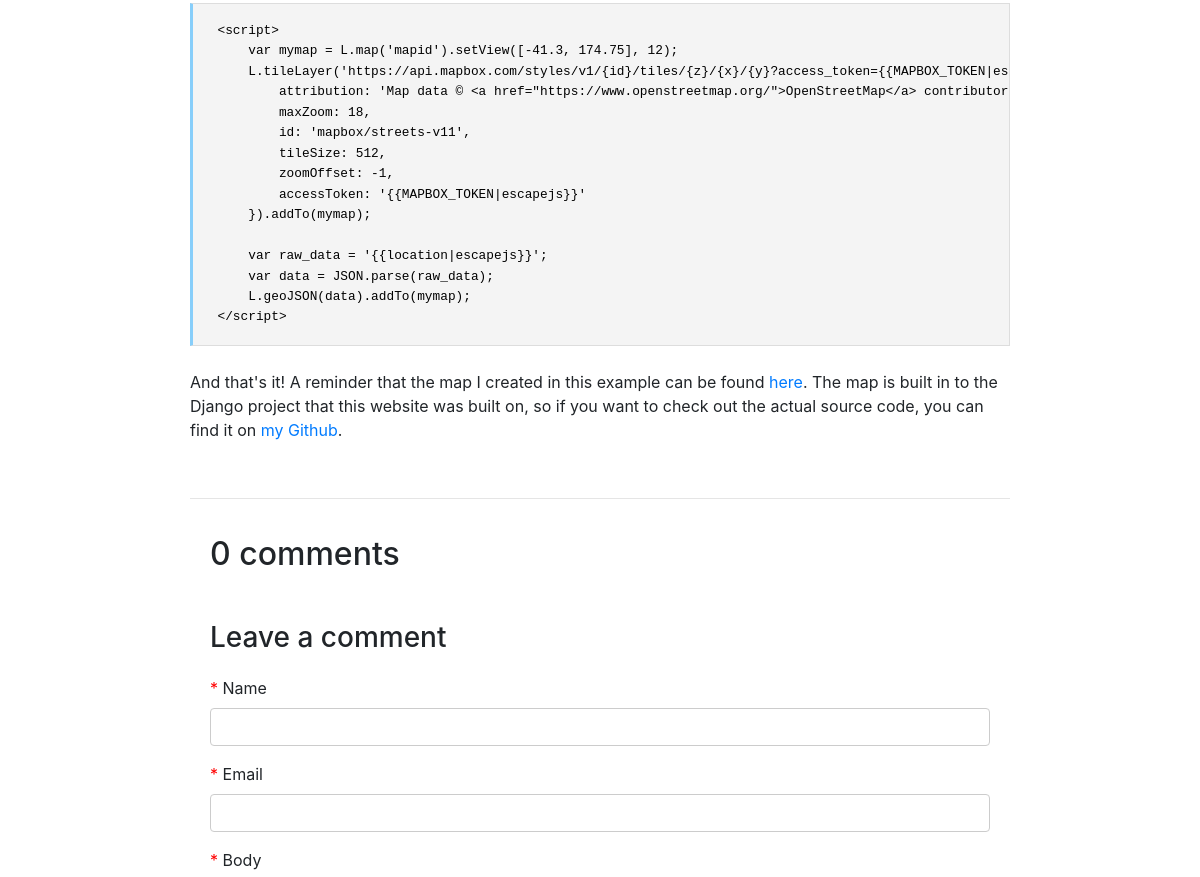
The page /posts/leaflet-maps-django-geojson/ (middle part) on the database as committed earlier.
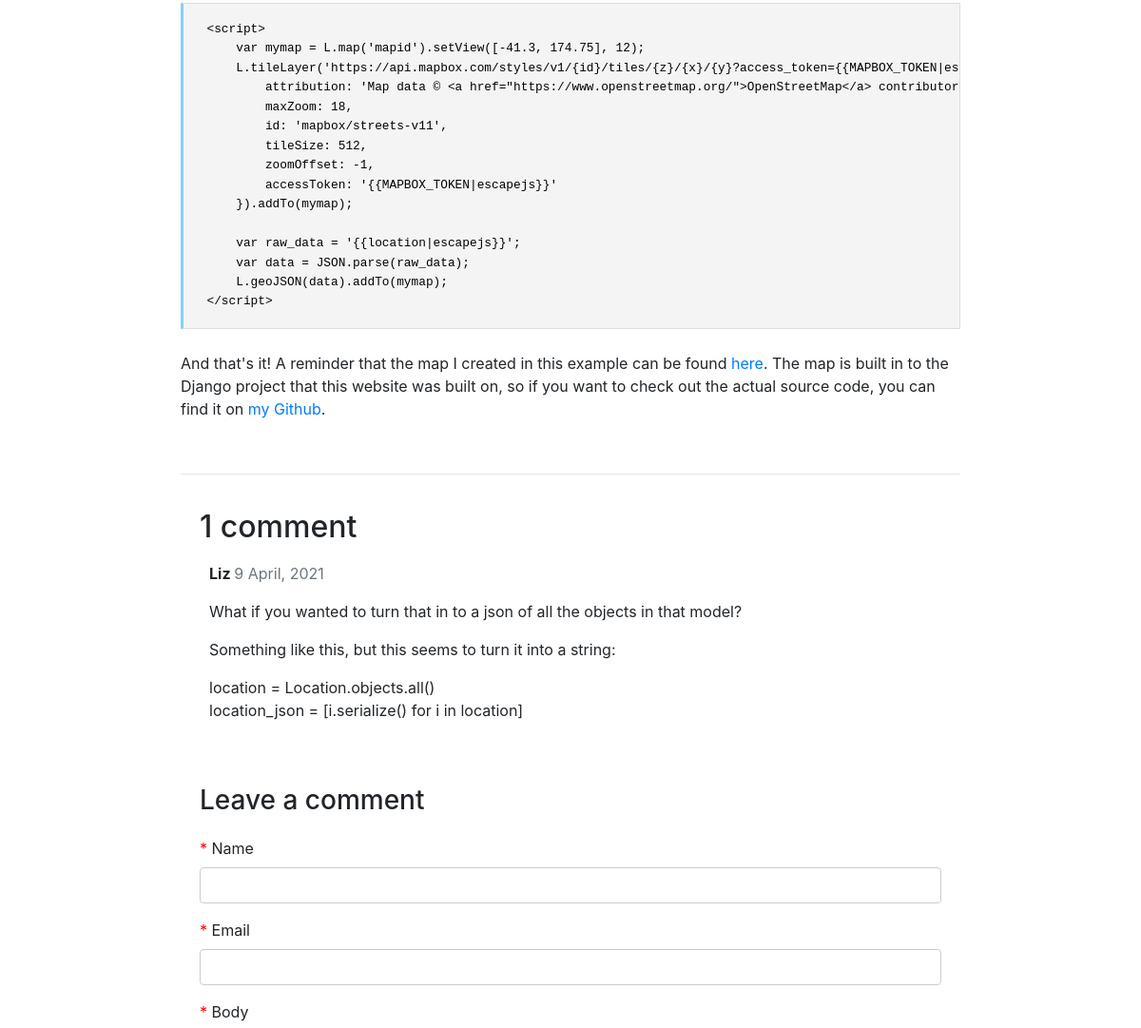
The same page on the database as committed later.
### blog/models.py (models this page shows, shortened)
class Comment(models.Model):
    post = models.ForeignKey(BlogPost, on_delete=models.CASCADE)
    name = models.CharField(max_length=30)
    email = models.EmailField()
    body = models.TextField()
    published_date = models.DateField(auto_now_add=True)
    is_approved = models.BooleanField(default=False)
    class Meta:
        ordering = ['-published_date']

### blog/views.py (the view)
def detail(request, slug):
    post = BlogPost.objects.get(slug=slug)
    comments = post.comment_set.filter(is_approved=True)
    new_comment = None
    if request.method == 'POST':
        comment_form = CommentForm(request.POST)
        if comment_form.is_valid():
            token = request.POST.get('h-captcha-response')
            result = check_hcaptcha(token)
            if result['success']:
                new_comment = comment_form.save(commit=False)
                new_comment.post = post
                new_comment.save()
                sender = comment_form.cleaned_data['name']
                email = comment_form.cleaned_data['email']
                message = comment_form.cleaned_data['body']
                send_mail(
                    subject="New comment",
                    message=message,
                    from_email=email,
                    recipient_list=[CONTACT_EMAIL]
                )
                return HttpResponseRedirect('/comment/')
            else:
                messages.error(request, 'Invalid captcha. Please try again.')
        else:
            messages.error(request, 'Sorry, the form is invalid.')
    elif request.method == 'GET':
        comment_form = CommentForm()
    context = {
        "post": post,
        "comments": comments,
        "comment_form": comment_form,
        "new_comment": new_comment,
    }
    return render(request, 'detail.html', context)

### blog/forms.py
class CommentForm(forms.ModelForm):
    def __init__(self, *args, **kwargs):
        kwargs.setdefault('label_suffix', '') # remove the colon from form labels
        super(CommentForm, self).__init__(*args, **kwargs)
    class Meta:
        model = Comment
        fields = ('name', 'email', 'body')
    required_css_class = 'required'

### blog/templates/detail.html (shortened to what this page needs)
{% extends "base.html" %}
{% load static %}
{% block content %}
	<br />
	<br />
	{{ post.content|safe }}
	<br />
	<hr>
	<div class="card-body">
		<h2>
			{% if comments.count == 1 %}
			{{ comments.count }} comment
			{% else %}
			{{ comments.count }} comments
			{% endif %}
		</h2>
		{% for comment in comments %}
			<div class="comments" style="padding: 10px;">
				<p class="font-weight-bold">
				{{ comment.name }}
				<span class=" text-muted font-weight-normal">
					{{ comment.published_date|date:"j F, Y" }}
				</span>
				</p>
				{{ comment.body | linebreaks }}
			</div>
		{% endfor %}
	</div>
		<div class="card-body">
			{% if new_comment %}
				<div class="alert alert-success" role="alert">
					Thanks for leaving a comment! It will be approved shortly.
				</div>
			{% else %}
			<h3>Leave a comment</h3>
			<form method="post" style="margin-top: 1.3em;">
				{{ comment_form.as_p }}
				<br/>
			</form>
			{% endif %}
		</div>
	</div>
{% endblock %}

Rows that differ between the two databases and show on the page:
added Comment: name "Liz", published_date "9 April, 2021", body "What if you wanted to turn that in to a json of all the objects in that model? Something like this, but this seems to turn it into a string: location = Location.objects.all() location_json = [i.serialize() for i in location]"
Other text that changed with them:
{{ comments.count }}: (not shown) → "1"
{{ comments.count }}: "0" → (not shown)
text no longer shown: "comments"
text now shown: "comment"
